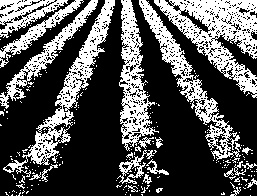
#> input picture poc_detector/images/crop_row_image_mask.JPG, 257 x 196 px, found by its file name
$ python crop_line_finder_test.py   (Python 2 division)   (older library calls are emulated)
#> lines starting #> are read from the running program, lines starting #| are printed output that depends on the picture; after the words box and inside, x2 and y2 are one past the last pixel; in counts of white or black regions, pixels touching at a corner belong together
#> further down, image is the input picture: shape (196, 257, 3); min 0, max 255, mean 83.7
### poc_detector/utils/image_cropper.py
import numpy as np
import cv2

class ImageCropper():
    def __init__(self, region_count=4):
        self.__region_count = region_count


    def process(self, image):
        images_chuncks = []
        (h,w) = image.shape[:2]
#> h = 196; w = 257
        chunk_heigth = int(h/self.__region_count)
#> chunk_heigth = 49
        self.__image_frame_height = chunk_heigth
        initial_index = 0
        for index in xrange(self.__region_count):
            initial_index = chunk_heigth*index
            end_index = initial_index + chunk_heigth
            chunk = image[initial_index : end_index, :w]
            images_chuncks.append(chunk)
#> this loop made 4 passes
#> pass 1, in process, `chunk = image[initial_index : end_index, :w]`:
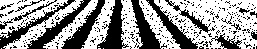
#> chunk: shape (49, 257, 3); min 0, max 255, mean 149
#> pass 2, in process, `chunk = image[initial_index : end_index, :w]`:
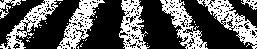
#> chunk: shape (49, 257, 3); min 0, max 255, mean 87.6
#> pass 3, in process, `chunk = image[initial_index : end_index, :w]`:
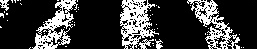
#> chunk: shape (49, 257, 3); min 0, max 255, mean 58.6
#> after the loop, images_chuncks = 4 items
        return images_chuncks

    @property
    def frame_image_height(self):
        return self.__image_frame_height


# [16 lines that do not run on import are left out]

### poc_detector/utils/lane_finder.py
import cv2
from processing_segmented_image_utils import *
from splines_builder import Spline
from image_cropper import ImageCropper
from line_points_graph import LinePointsGraph

class LaneFinder():
    def __init__(self):
        self.__hulls_set = list()
        self.__x_point_set = list()
        self.__y_point_set = list()
        self.__points_pair_set = list()

    def reset(self):
        self.__hulls_set = list()
        self.__x_point_set = list()
        self.__y_point_set = list()
        self.__points_pair_set = list()

    def __process_finals_points(self, point_1_x, point_1_y, point_2_x, point_2_y):
        if (point_1_y > point_2_y):
            temp_x = point_1_x
            temp_y = point_1_y
            point_1_x = point_2_x
            point_1_y = point_2_y
            point_2_x = temp_x
            point_2_y = temp_y
        return point_1_x, point_1_y, point_2_x, point_2_y


    def process_image(self, image, delta_y=0):
        contours, _ = compute_countours_from_image(image)
        area_sumatory = compute_total_area_sum(contours)
        for contour in contours:
            box, is_valid = estimate_validation_of_countour(contour, area_sumatory, image.shape[0])
            if is_valid:
                polyline = cv2.convexHull(contour, False)
                print len(polyline)
                self.__hulls_set.append(polyline)
                points = reorder_box_boundary(box, image.shape[0], image.shape[1])
                points = sort_y_axis(points)
                first_set = [points[0], points[1]]
                second_set =  [points[2], points[3]]
                delta_x_1, _ = get_middle_point(first_set)
                delta_x_2, _ = get_middle_point(second_set)
                point_x_1 = points[0][0] + delta_x_1
                point_y_1 = 0 + delta_y
                self.__x_point_set.append(point_x_1)
                self.__y_point_set.append(point_y_1)
                point_x_2 = points[2][0] + delta_x_2
                point_y_2 = image.shape[0] + delta_y
                self.__x_point_set.append(point_x_2)
                self.__y_point_set.append(point_y_2)
                point_x_1, point_y_1, point_x_2, point_y_2 = self.__process_finals_points(point_x_1, point_y_1, point_x_2, point_y_2)
                self.__points_pair_set.append((point_x_1, point_y_1, point_x_2, point_y_2))


    @property
    def hull_set(self):
        return self.__hulls_set

    @property
    def x_points(self):
        return self.__x_point_set

    @property
    def y_points(self):
        return self.__y_point_set

    @property
    def points_pair_set(self):
        return self.__points_pair_set

    def update_y_origin(self, origin_value):
        for index in xrange(len(self.__y_point_set)):
            self.__y_point_set[index] = self.__y_point_set[index] + origin_value

class CropLaneFinder():
    def __init__(self, image_chunck_count=4):
        self.__image_chunck_count = image_chunck_count
        self.__x_points = list()
        self.__y_points = list()
        self.__points_pair_set = list()
        self.__splines_stimator = Spline()

    def find_lanes(self, image):
        """
        Input Image is already Segmentated
        """
        image_cropper = ImageCropper(self.__image_chunck_count)
        image_chunks = image_cropper.process(image)
#> image_chunks = 4 items
        lane_finder = LaneFinder()
        frame_image_height = image_cropper.frame_image_height
        frame_chunck_count = 0
        for image_chunck in image_chunks:
            #It is processing from lower part of the image to upper
            lane_finder.process_image(image_chunck, frame_image_height * frame_chunck_count)
            self.__points_pair_set.append(lane_finder.points_pair_set)
            frame_chunck_count += 1
            self.__y_points.extend(lane_finder.y_points)
            lane_finder.reset()
#> this loop made 4 passes
#> area_sumatory in process_image on pass 3: 6723.5
#| 7
#| 9
#| 9
#| 11
#| 11
#| 9
#| 10
#| 11
#| 9
#| 9
#> (further printed lines are left out)
#> pass 1, in compute_countours_from_image, `blur = cv2.blur(gray, (3, 3))`:
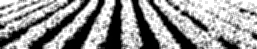
#> blur: shape (49, 257); min 0, max 255, mean 149
#> pass 1, in compute_countours_from_image, `ret, thresh = cv2.threshold(blur, 50, 255, cv2.THRESH_BINARY)`:
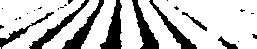
#> thresh: shape (49, 257); 76.3% white; 25 black regions (17 under 20 px), largest, box (x1, y1, x2, y2) and area: (100, 0, 122, 49) 543, (132, 0, 159, 49) 503, (62, 0, 104, 49) 501
        #self.__splines_stimator.process_points(np.array(sorted(self.__x_points)), np.array(self.__y_points))

    @property
    def splines_stimator(self):
        return self.__splines_stimator

    @property
    def x_points(self):
        return self.__x_points

    @property
    def y_points(self):
        return self.__y_points

    @property
    def total_lines_endpoints(self):
        return self.__points_pair_set

    def transform_idx_to_points(self, data_idx_points):
        data_points = list()
        for point_dupla in data_idx_points:
            point = self.total_lines_endpoints[point_dupla[0]][point_dupla[1]]
            data_points.append(point)
        return data_points


    def fusion_lines_data_point_per_bins(self):
        """
        It must return a complete crop row set of o
        """
        points_graph = LinePointsGraph()
        for image_row_index in xrange(len(self.total_lines_endpoints)-1):
            for line_index in xrange(len(self.total_lines_endpoints[image_row_index])):
                current_line = self.total_lines_endpoints[image_row_index][line_index]
                smaller_dist = 10000
                selected_index = -1
                for next_line_index in xrange(len(self.total_lines_endpoints[image_row_index + 1 ])):
                    next_line = self.total_lines_endpoints[image_row_index + 1][next_line_index]
                    first_point = np.array([current_line[2], current_line[3]])
                    second_point = np.array([next_line[0], next_line[1]])
                    distance_from_point_to_point = np.linalg.norm(first_point - second_point)
                    if (distance_from_point_to_point < smaller_dist) & (distance_from_point_to_point < 10):
                        smaller_dist = distance_from_point_to_point
                        selected_index = next_line_index
                    # [4 lines of commented-out code are left out]
                if selected_index != -1:
                   #print "Frame ID : {} ID {} ->Next Frame ID: {} Next Id {}".format(image_row_index, line_index, image_row_index + 1,selected_index)
                   points_graph.add_edge(image_row_index, line_index, image_row_index + 1,selected_index)
                else:
                    #print "Lonley Vertex: Frame ID : {} ID {} ".format(image_row_index, line_index)
                    points_graph.add_point(image_row_index, line_index)

                #print "======================"
            #print "RRRRRRRRRRRRRRRRRRRRRRRRRR"

        lines_per_colum = list()
        for image_row_index in xrange(len(self.total_lines_endpoints)):
            for line_index in xrange(len(self.total_lines_endpoints[image_row_index])):
                point_set = points_graph.get_list_of_points(image_row_index, line_index)
                if (len(point_set)>0):
                    lines_per_colum.append(self.transform_idx_to_points(point_set))
        return lines_per_colum

### poc_detector/utils/processing_segmented_image_utils.py
import cv2
import numpy as np

from vector_utils import sort_y_axis
from vector_utils import get_middle_point
from vector_utils import is_valid_boundary_box

# [6 lines left out: function get_countours, not called in this run]

def get_convex_hull_boundary_box(contour):
    polyline = cv2.convexHull(contour, False)
    rect = cv2.minAreaRect(polyline)
    box = cv2.boxPoints(rect)
    box = np.intp(box)
    return box

def compute_aspect_ratio(box):
    dist_1 = np.linalg.norm(box[1] - box[0])
    dist_2 = np.linalg.norm(box[3] - box[2])
    largo_1 = np.linalg.norm(box[2] - box[0])
    largo_2 = np.linalg.norm(box[3] - box[1])
    validate_values_for_aspect_ratio_process(dist_1, largo_1)
    aspect_ratio = dist_1 / largo_1
    return aspect_ratio

def validate_values_for_aspect_ratio_process(width, height):
    if ((width == 0) | (height == 0)):
        raise ValueError('A very specific bad thing happened. Image or Heigth are Zero')

def compute_total_area_sum(contours):
    area_list = []
    for contour in contours:
        box = get_convex_hull_boundary_box(contour)
        area_countour = cv2.contourArea(box)
        area_list.append(float(area_countour))
    return np.sum(area_list)

# [4 lines left out: function normalize_areas, not called in this run]

def is_valid_countour(contour,area_sumatory):
    area_countour = cv2.contourArea(contour) * (1.0 / area_sumatory)
    perimeter = cv2.arcLength(contour,True)
    is_valid = (area_countour > 0.02) & (area_countour < 0.25 ) & (perimeter < 250)
    return is_valid

def is_valid_aspect_ratio(box):
    result = False
    try:
        aspect_ratio = compute_aspect_ratio(box)
        result = (aspect_ratio > 0.2) & (aspect_ratio < 1.0)
    except Exception as e:
        pass
    return result

#TODO: Implement an Naive Bayesian Validator
def estimate_validation_of_countour(contour, area_sumatory, image_height):
    box = get_convex_hull_boundary_box(contour)
    is_valid_bb = is_valid_boundary_box(box,image_height,5 )
    is_aspect_ratio_valid = is_valid_aspect_ratio( box )
    is_countour_in_valid_range = is_valid_countour(contour, area_sumatory)
    is_valid =  is_countour_in_valid_range & is_valid_bb & is_aspect_ratio_valid
    return box, is_valid

def validate_point_in_valid_range(point_value, upper_value, lower_value):
    if(  point_value > upper_value):
            point_value = upper_value
    if ( point_value < lower_value):
        point_value =  lower_value
    return point_value
#Image_height = image.shape[0]
# image_width = image.shape[1]
def reorder_box_boundary(box, image_height, image_width):
    reorder_bb = []
    index  = 0
    for point in box:
        y_value = validate_point_in_valid_range(int(box[index][1]), image_height,0)
        x_value = validate_point_in_valid_range(int(box[index][0]), image_width,0)
        index += 1
        reorder_bb.append((x_value, y_value))
    return reorder_bb

def compute_countours_from_image(image):
    gray = cv2.cvtColor(image, cv2.COLOR_BGR2GRAY)
    blur = cv2.blur(gray, (3, 3))
    ret, thresh = cv2.threshold(blur, 50, 255, cv2.THRESH_BINARY)
    _, contours, hierarchy = cv2.findContours(thresh, cv2.RETR_EXTERNAL, cv2.CHAIN_APPROX_SIMPLE)
    return contours, thresh

### poc_detector/utils/vector_utils.py
import numpy as np

def sort_y_axis(vector_points):
    index_first = get_y_small_value(vector_points, 0)
    vector_points = rotate(vector_points, index_first)
    temporal = vector_points[1:]
    index_first = 0
    index_second = get_y_small_value(temporal,0)
    temporal = rotate(temporal, index_second)
    vector_points = vector_points[:1]+ temporal
    vector_points = sort_pair_of_value(vector_points,axis=1)
    vector_points = sort_pair_of_value(vector_points,axis=0)
    return vector_points

def sort_pair_of_value(vector_points, axis=1):
    index = 0
    while index < len(vector_points):
        if vector_points[index][axis] > vector_points[index + 1 ][axis]:
            temporal = vector_points[index]
            vector_points[index] = vector_points[index + 1]
            vector_points[index + 1] = temporal
        index = index + 2
    return vector_points


def rotate(l, n):
    return l[n:] + l[:n]

def get_y_small_value(vector_points, index):
    for index_vector in xrange(len(vector_points)):
        if index != index_vector :
            if vector_points[index][1] > vector_points[index_vector][1]:
                index = index_vector
    return index


def get_middle_point(points):
    delta_x = points[1][0] - points[0][0]
    delta_y = points[1][1] - points[0][1]
    m = delta_y / delta_x
    b = points[0][1]
    middle_x_point = delta_x / 2.0
    midle_y_point = m*(middle_x_point - points[0][0]) + b
    return int(middle_x_point), int(midle_y_point)

def is_valid_boundary_box(points, heigth_value, heigth_threshold):
    dist_1 = np.linalg.norm(np.asarray(points[1], dtype=np.float32) - np.asarray(points[0], dtype=np.float32))
    dist_2 = np.linalg.norm(np.asarray(points[3], dtype=np.float32) - np.asarray(points[2], dtype=np.float32))
    heigth_value_one = np.linalg.norm(np.asarray(points[2], dtype=np.float32) - np.asarray(points[0], dtype=np.float32))
    heigth_value_two = np.linalg.norm(np.asarray(points[3], dtype=np.float32) - np.asarray(points[1], dtype=np.float32))
    is_valid = True
    if( heigth_value_one < (heigth_value - heigth_threshold)):
        is_valid = False
    return is_valid

# [6 lines left out: function line_parameter_from_points, not called in this run]

### poc_detector/utils/splines_builder.py
import numpy as np
from scipy import interpolate
from scipy.interpolate import interp1d

class Spline():
    def __init__(self):
        self.__spline = None

    def process_points(self,x_set, y_set):
        self.__spline = interpolate.splrep(x_set, y_set, s=0)

    def get_estimated_point(self, x_point):
        y_point = interpolate.splev(x_point, self.__spline, der=0)
        return y_point

    @property
    def splines(self):
        return self.__splines


# [8 lines that do not run on import are left out]

### poc_detector/utils/line_points_graph.py

class LinePointsGraph():
    def __init__(self):
        self.__vertex_list = dict()
        self.hash_map = dict()

    def add_point(self,frame_index, point_index):
        point = hash(frame_index * 10 + point_index)
        if not (point in self.__vertex_list):
            self.hash_map[point] = (frame_index, point_index)
            self.__vertex_list[point] = list()

    def get_point(self,frame_index, point_index):
        id = hash(frame_index *10 + point_index)
        return self.__vertex_list[id]

    def is_point_in_graph(self, frame_index, point_index):
        id = hash(frame_index * 10 + point_index)
        result = False
        if id in self.__vertex_list:
            result = True
        return result

    def add_edge(self, frame_index, point_index, next_frame_index, nex_point_index):
        current_id = hash(frame_index * 10 + point_index)
        if not (self.is_point_in_graph(frame_index, point_index)):
            self.add_point(frame_index, point_index)
        self.__add_neighboard(current_id, next_frame_index, nex_point_index)

    def __add_neighboard(self, current_id, next_frame_index, nex_point_index):
        next_point = hash(next_frame_index * 10 + nex_point_index)
        if not (next_point in self.hash_map):
            self.hash_map[next_point] = (next_frame_index, nex_point_index)
            self.__vertex_list[current_id].append(next_point)

    # [4 lines left out: function show, not called in this run]

    def __compute_hash(self, first_value, second_value):
        return hash(first_value * 10 + second_value)

    def get_list_of_points(self, frame_index, point_index):
        list_points= list()
        current_key = self.__compute_hash(frame_index, point_index)
        is_done = False
        while (not is_done):
            if (current_key in self.__vertex_list):
                list_points.append(self.hash_map[current_key])
                next_key = self.__vertex_list[current_key]
                self.__vertex_list.pop(current_key)
                if len(next_key)==0:
                    is_done = True
                else:
                    current_key = next_key[0]
            else:
                is_done = True
        return list_points


### poc_detector/utils/crop_line_finder_test.py
import cv2
import matplotlib.pyplot as plt
from lane_finder import CropLaneFinder
import numpy as np

if __name__ == "__main__":
    filename = "/home/operador/Documentos/crop_row_image_mask.JPG"
    print filename
    image = cv2.imread(filename)
    crop_lane_finder = CropLaneFinder()
    crop_lane_finder.find_lanes(image)
    lines_per_column = crop_lane_finder.fusion_lines_data_point_per_bins()
    #print "Total of lines finds: {}".format(len(crop_lane_finder.total_lines_endpoints))
    print lines_per_column[0]
#| [(137, 0, 173, 49), (167, 49, 198, 98), (199, 98, 229, 147)]
    pts = np.array([[lines_per_column[0][0][0],lines_per_column[0][0][1]],
    				[lines_per_column[0][0][2],lines_per_column[0][0][3]],
    				[lines_per_column[0][1][0],lines_per_column[0][1][1]],
    				[lines_per_column[0][1][2],lines_per_column[0][1][3]],
    				[lines_per_column[0][2][0],lines_per_column[0][2][1]],
    				[lines_per_column[0][2][2],lines_per_column[0][2][3]],
    				],			np.int32)
    pts = pts.reshape((-1,1,2))
    #cv2.polylines(image, pts, True, (0, 100, 20))
    #for lines in lines_per_column[3]:
    #	cv2.line(image,(lines[0] , lines[1]),(lines[2] , lines[3]),(0,0,100),2)

    for index in xrange(len(crop_lane_finder.total_lines_endpoints)):
    	for points_idx in xrange(len(crop_lane_finder.total_lines_endpoints[index])):
    		point = crop_lane_finder.total_lines_endpoints[index][points_idx]
    		cv2.line(image,(point[0] , point[1]),(point[2] , point[3]),(0,175,0),2)
    		cv2.circle(image,(point[2] , point[3]), 2, (255,0,255), -1)
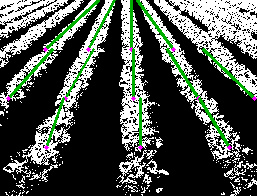
#> image: shape (196, 257, 3); 4.4% of pixels changed, all inside (x1, y1, x2, y2) = (6, 0, 257, 150)

    for lines in lines_per_column[3]:
    	cv2.line(image,(lines[0] , lines[1]),(lines[2] , lines[3]),(0,0,100),2)
#> this loop made 2 passes
#> lines on passes 1 to 2: (98, 0, 45, 49), (52, 49, 8, 98)
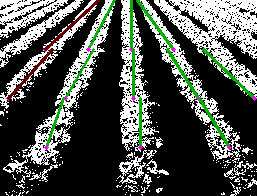
#> image: shape (196, 257, 3); 0.89% of pixels changed, all inside (x1, y1, x2, y2) = (7, 0, 100, 100)
    	# [7 lines of commented-out code are left out]
    cv2.imshow('original',image)
    cv2.waitKey(0)
    cv2.destroyAllWindows()
